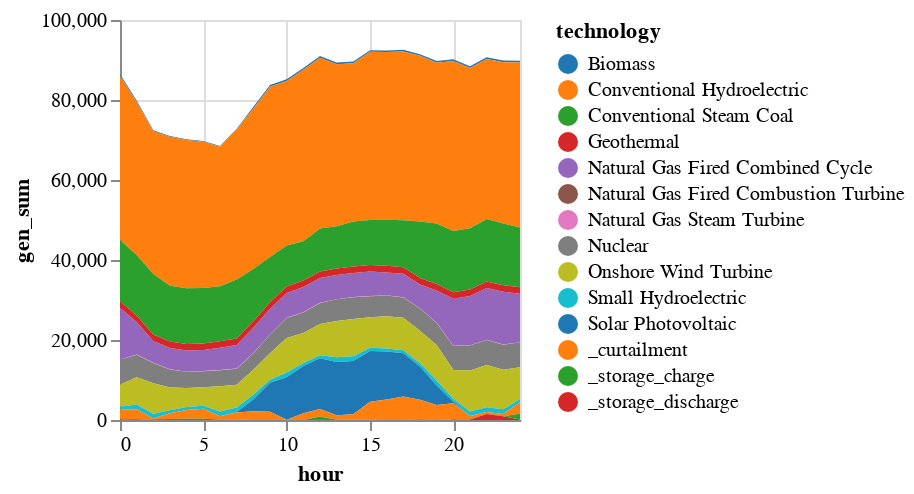

Here is the notebook cell this chart was saved with:
### Code cell
# Add in BTM solar and curtailment and plot results
T_period = (initial_time):(final_time)

sol_gen = innerjoin(solution.gen, 
                    gen_df[!, [:r_id, :technology]], 
                    on = :r_id)
sol_gen = combine(groupby(sol_gen, [:technology, :hour]), 
            :gen => sum)

# Curtailment
curtail = combine(groupby(solution.curtail, [:hour]),
            :curt => sum)
curtail[!, :technology] .= "_curtailment"
rename!(curtail, :curt_sum => :gen_sum)
append!(sol_gen, curtail[:,[:technology, :hour, :gen_sum]])

# Add storage discharge
for (storagetype, storagelabel, df) in [
    ("discharge", "_storage_discharge", solution.discharge_df),
    ("charge", "_storage_charge", solution.charge_df)
    ]
    storage_plot = combine(groupby(df, :hour), :value => sum)
    storage_plot[!, :technology] .= storagelabel
    rename!(storage_plot, :value_sum => :gen_sum)
    append!(sol_gen, storage_plot[:, [:technology, :hour, :gen_sum]])
end

# Rescale hours
sol_gen.hour = sol_gen.hour .- T_period[1]
# Add plot title
title = "Generation by Technology (No RUC)"
sol_gen |>
@vlplot(:area, 
    x=:hour, y={:gen_sum, stack=:zero}, 
    color={"technology:n", scale={scheme="category10"}})

### Figure 1 — Vega specification as saved in the notebook (floating-point values rounded to 4 significant figures; data arrays with more than 128 entries replaced by an {"elided": "..."} marker saying what was removed)
{"$schema": "https://vega.github.io/schema/vega/v5.json", "axes": [{"aria": false, "domain": false, "grid": true, "gridScale": "y", "labels": false, "maxExtent": 0, "minExtent": 0, "orient": "bottom", "scale": "x", "tickCount": {"signal": "ceil(width/40)"}, "ticks": false, "zindex": 0}, {"aria": false, "domain": false, "grid": true, "gridScale": "x", "labels": false, "maxExtent": 0, "minExtent": 0, "orient": "left", "scale": "y", "tickCount": {"signal": "ceil(height/40)"}, "ticks": false, "zindex": 0}, {"grid": false, "labelFlush": true, "labelOverlap": true, "orient": "bottom", "scale": "x", "tickCount": {"signal": "ceil(width/40)"}, "title": "hour", "zindex": 0}, {"grid": false, "labelOverlap": true, "orient": "left", "scale": "y", "tickCount": {"signal": "ceil(height/40)"}, "title": "gen_sum", "zindex": 0}], "background": "white", "data": [{"name": "source_0", "values": {"elided": "350 records"}}, {"name": "data_0", "source": "source_0", "transform": [{"as": "hour", "expr": "toNumber(datum[\"hour\"])", "type": "formula"}, {"field": "gen_sum", "groupby": ["technology"], "key": "hour", "method": "value", "type": "impute", "value": 0}, {"as": ["gen_sum_start", "gen_sum_end"], "field": "gen_sum", "groupby": ["hour"], "offset": "zero", "sort": {"field": ["technology"], "order": ["descending"]}, "type": "stack"}]}], "height": 200, "legends": [{"fill": "color", "symbolType": "circle", "title": "technology"}], "marks": [{"encode": {"update": {"height": {"field": {"group": "height"}}, "width": {"field": {"group": "width"}}}}, "from": {"facet": {"data": "data_0", "groupby": ["technology"], "name": "faceted_path_main"}}, "marks": [{"encode": {"update": {"defined": {"signal": "isValid(datum[\"hour\"]) && isFinite(+datum[\"hour\"]) && isValid(datum[\"gen_sum\"]) && isFinite(+datum[\"gen_sum\"])"}, "description": {"signal": "\"hour: \" + (format(datum[\"hour\"], \"\")) + \"; gen_sum: \" + (format(datum[\"gen_sum\"], \"\")) + \"; technology: \" + (isValid(datum[\"technology\"]) ? datum[\"technology\"] : \"\"+datum[\"technology\"])"}, "fill": {"field": "technology", "scale": "color"}, "orient": {"value": "vertical"}, "x": {"field": "hour", "scale": "x"}, "y": {"field": "gen_sum_end", "scale": "y"}, "y2": {"field": "gen_sum_start", "scale": "y"}}}, "from": {"data": "faceted_path_main"}, "name": "marks", "sort": {"field": "datum[\"hour\"]"}, "style": ["area"], "type": "area"}], "name": "pathgroup", "type": "group"}], "padding": 5, "scales": [{"domain": {"data": "data_0", "field": "hour"}, "name": "x", "nice": true, "range": [0, {"signal": "width"}], "type": "linear", "zero": false}, {"domain": {"data": "data_0", "fields": ["gen_sum_start", "gen_sum_end"]}, "name": "y", "nice": true, "range": [{"signal": "height"}, 0], "type": "linear", "zero": true}, {"domain": {"data": "data_0", "field": "technology", "sort": true}, "name": "color", "range": {"scheme": "category10"}, "type": "ordinal"}], "style": "cell", "width": 200}
